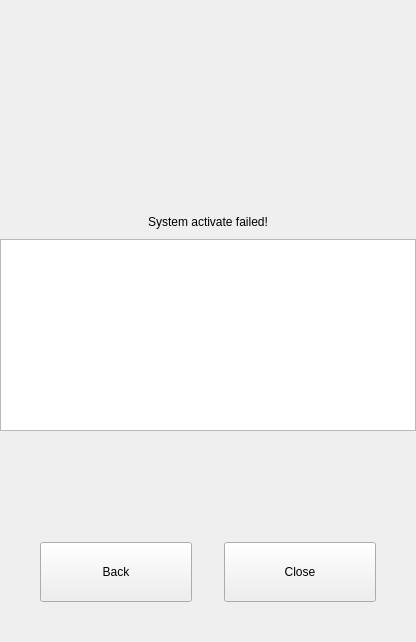
        <widget class="QWidget" name="Pg_faild">
         <layout class="QVBoxLayout" name="verticalLayout_27">
          <property name="spacing">
           <number>24</number>
          </property>
          <property name="leftMargin">
           <number>0</number>
          </property>
          <property name="topMargin">
           <number>20</number>
          </property>
          <property name="rightMargin">
           <number>0</number>
          </property>
          <property name="bottomMargin">
           <number>40</number>
          </property>
          <item>
           <layout class="QHBoxLayout" name="horizontalLayout_13">
            <property name="spacing">
             <number>0</number>
            </property>
            <item>
             <widget class="QLabel" name="label_7">
              <property name="sizePolicy">
               <sizepolicy hsizetype="Fixed" vsizetype="Fixed">
                <horstretch>0</horstretch>
                <verstretch>0</verstretch>
               </sizepolicy>
              </property>
              <property name="minimumSize">
               <size>
                <width>186</width>
                <height>171</height>
               </size>
              </property>
              <property name="maximumSize">
               <size>
                <width>186</width>
                <height>171</height>
               </size>
              </property>
              <property name="text">
               <string/>
              </property>
              <property name="pixmap">
               <pixmap resource="../../data/res.qrc">:/images/failed.png</pixmap>
              </property>
              <property name="scaledContents">
               <bool>true</bool>
              </property>
             </widget>
            </item>
           </layout>
          </item>
          <item>
           <layout class="QVBoxLayout" name="verticalLayout_8">
            <property name="spacing">
             <number>10</number>
            </property>
            <item>
             <widget class="QLabel" name="label_failed">
              <property name="sizePolicy">
               <sizepolicy hsizetype="Preferred" vsizetype="Preferred">
                <horstretch>0</horstretch>
                <verstretch>0</verstretch>
               </sizepolicy>
              </property>
              <property name="text">
               <string>System activate failed!</string>
              </property>
              <property name="alignment">
               <set>Qt::AlignCenter</set>
              </property>
             </widget>
            </item>
            <item>
             <widget class="QTextBrowser" name="error_text">
              <property name="verticalScrollBarPolicy">
               <enum>Qt::ScrollBarAlwaysOff</enum>
              </property>
              <property name="horizontalScrollBarPolicy">
               <enum>Qt::ScrollBarAlwaysOff</enum>
              </property>
              <property name="html">
               <string>&lt;!DOCTYPE HTML PUBLIC &quot;-//W3C//DTD HTML 4.0//EN&quot; &quot;http://www.w3.org/TR/REC-html40/strict.dtd&quot;&gt;
&lt;html&gt;&lt;head&gt;&lt;meta name=&quot;qrichtext&quot; content=&quot;1&quot; /&gt;&lt;style type=&quot;text/css&quot;&gt;
p, li { white-space: pre-wrap; }
&lt;/style&gt;&lt;/head&gt;&lt;body style=&quot; font-family:'Noto Sans CJK SC Thin'; font-size:11pt; font-weight:400; font-style:normal;&quot;&gt;
&lt;p align=&quot;center&quot; style=&quot;-qt-paragraph-type:empty; margin-top:0px; margin-bottom:0px; margin-left:0px; margin-right:0px; -qt-block-indent:0; text-indent:0px;&quot;&gt;&lt;br /&gt;&lt;/p&gt;&lt;/body&gt;&lt;/html&gt;</string>
              </property>
             </widget>
            </item>
           </layout>
          </item>
          <item>
           <spacer name="verticalSpacer_6">
            <property name="orientation">
             <enum>Qt::Vertical</enum>
            </property>
            <property name="sizeHint" stdset="0">
             <size>
              <width>20</width>
              <height>87</height>
             </size>
            </property>
           </spacer>
          </item>
          <item>
           <layout class="QHBoxLayout" name="horizontalLayout_15">
            <property name="spacing">
             <number>32</number>
            </property>
            <property name="rightMargin">
             <number>40</number>
            </property>
            <item>
             <spacer name="horizontalSpacer_8">
              <property name="orientation">
               <enum>Qt::Horizontal</enum>
              </property>
              <property name="sizeHint" stdset="0">
               <size>
                <width>40</width>
                <height>20</height>
               </size>
              </property>
             </spacer>
            </item>
            <item>
             <widget class="QPushButton" name="btn_back_failed">
              <property name="sizePolicy">
               <sizepolicy hsizetype="Fixed" vsizetype="Fixed">
                <horstretch>0</horstretch>
                <verstretch>0</verstretch>
               </sizepolicy>
              </property>
              <property name="minimumSize">
               <size>
                <width>152</width>
                <height>60</height>
               </size>
              </property>
              <property name="text">
               <string>Back</string>
              </property>
             </widget>
            </item>
            <item>
             <widget class="QPushButton" name="btn_close_failde">
              <property name="sizePolicy">
               <sizepolicy hsizetype="Fixed" vsizetype="Fixed">
                <horstretch>0</horstretch>
                <verstretch>0</verstretch>
               </sizepolicy>
              </property>
              <property name="minimumSize">
               <size>
                <width>152</width>
                <height>60</height>
               </size>
              </property>
              <property name="text">
               <string>Close</string>
              </property>
             </widget>
            </item>
           </layout>
          </item>
         </layout>
        </widget>
